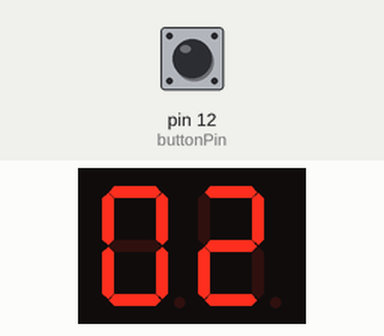
Simulated run of this sketch. Board: Arduino Uno, built with avr-gcc and run on an emulated ATmega328P. Shown: 2-digit seven-segment display. Wiring (inferred from the names in the program): 2-digit 7-segment display, segments lit when HIGH: segments pin 2, pin 3, pin 4, pin 5, pin 6, pin 7, pin 8, pin 13; digit selects pin 10, pin 11. Inputs (shaded band) come from the test bench; at power-on: pin 12 (buttonPin) LOW. The segment pins are drawn as the display they are named for.

Above: at 1.2 s.
1.3 s: pin 12 (buttonPin) pulled HIGH for 0.15 s
At 1.48 s:
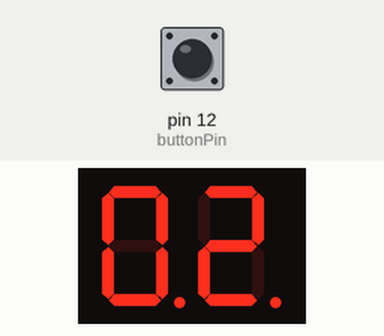
2.0 s: pin 12 (buttonPin) pulled HIGH for 1 s
At 2.7 s:
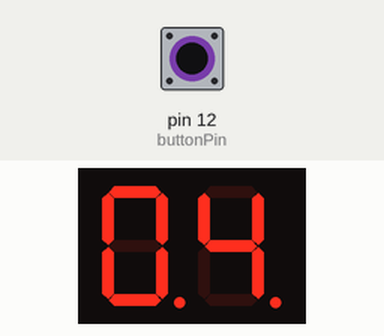
3.6 s: pin 12 (buttonPin) pulled HIGH for 0.15 s
At 3.78 s:
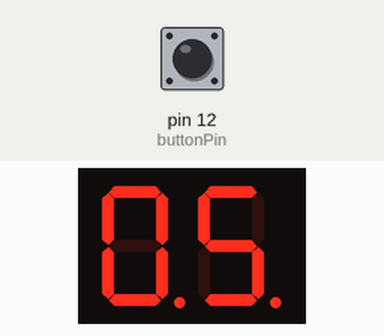
4.3 s: pin 12 (buttonPin) pulled HIGH for 1 s
At 5.2 s:
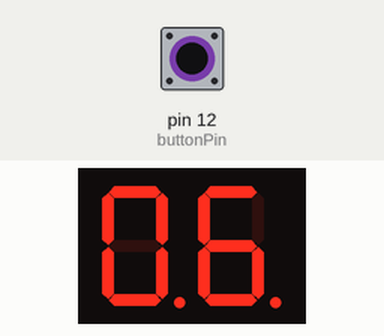
Timing chart, 0 to 6.9 s (numbered marks = the images above; inputs shaded):
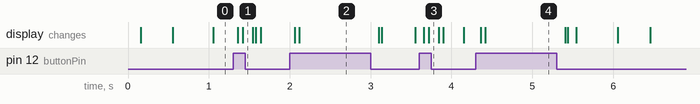

The sketch:

TareaContador.ino
```cpp
const int buttonPin = 12;
const int ledPin =  13;

int Estadobutton = 0;


int unidad=0;
int decena=0;
int conmutador=0;
int cont=0;

int var=0;
void setup() {
  pinMode(2, OUTPUT);  //seg a
  pinMode(3, OUTPUT);  //seg b
  pinMode(4, OUTPUT);  //seg c
  pinMode(5, OUTPUT);  //seg d
  pinMode(6, OUTPUT);  //seg e
  pinMode(7, OUTPUT);  //seg f
  pinMode(8, OUTPUT);  //seg g

  pinMode(10, OUTPUT);
  pinMode(11, OUTPUT);
  pinMode(ledPin, OUTPUT);
  pinMode(buttonPin, INPUT);
}

void loop() {
 delay(50);
 Estadobutton = digitalRead(buttonPin);
  if (Estadobutton == HIGH) {
    digitalWrite(ledPin, HIGH);
    encender();
  } else {
    digitalWrite(ledPin, LOW);
    cont++;
    encender();

  }

 }
void encender(){
  if (cont==9){ //secuencia en la que valida la pulsacion del boton esta relacionada con el delay al principio del loop
      cont=0;
      unidad=unidad+1;          // incrementa la unidad, primer 7seg
    if (unidad >= 10){
        decena=decena+1;      // incrementa la decena,  segundo 7seg
      unidad=0;
      if (decena>=10){
       decena=0;
      }
    }
 }


    if (conmutador == 0) {    // hace la multiplexacion conmutando entre los dos 7seg  izq y der
      digitalWrite(10, 1);    // enciende el derecho
      digitalWrite(11, 0);    // apaga el izquierdo
      var=unidad;             // iguala la variable que escribe el numero en el 7seg al valor de la unidad
      conmutador=1;           // cambia el conmutador para que en el siguiente ciclo cumpla la otra condicion

    }
    else{
     digitalWrite(10, 0);       // apaga el derecho
      digitalWrite(11, 1);      // enciende el izquierdo
      var=decena;               // iguala la variable que escribe el numero en el 7seg al valor de la decena
      conmutador=0;             // cambia el conmutador para que en el siguiente ciclo cumpla la otra condicion

    }
  switch (var) {
    case 1:                 //escribe en el 7seg el numero 1
      digitalWrite(2, 0);
      digitalWrite(3, 1);
      digitalWrite(4, 1);
      digitalWrite(5, 0);
      digitalWrite(6, 0);
      digitalWrite(7, 0);
      digitalWrite(8, 0);
     break;
    case 2:                //escribe en el 7seg el numero 2
      digitalWrite(2, 1);
      digitalWrite(3, 1);
      digitalWrite(4, 0);
      digitalWrite(5, 1);
      digitalWrite(6, 1);
      digitalWrite(7, 0);
      digitalWrite(8, 1);
     break;
    case 3:               //escribe en el 7seg el numero 3
       digitalWrite(2, 1);
       digitalWrite(3, 1);
       digitalWrite(4, 1);
       digitalWrite(5, 1);
       digitalWrite(6, 0);
       digitalWrite(7, 0);
       digitalWrite(8, 1);
      break;
    case 4:               //escribe en el 7seg el numero 4
      digitalWrite(2, 0);
      digitalWrite(3, 1);
      digitalWrite(4, 1);
      digitalWrite(5, 0);
      digitalWrite(6, 0);
      digitalWrite(7, 1);
      digitalWrite(8, 1);
     break;
    case 5:               //escribe en el 7seg el numero 5
      digitalWrite(2, 1);
      digitalWrite(3, 0);
      digitalWrite(4, 1);
      digitalWrite(5, 1);
      digitalWrite(6, 0);
      digitalWrite(7, 1);
      digitalWrite(8, 1);
     break;
    case 6:               //escribe en el 7seg el numero 6
      digitalWrite(2, 1);
      digitalWrite(3, 0);
      digitalWrite(4, 1);
      digitalWrite(5, 1);
      digitalWrite(6, 1);
      digitalWrite(7, 1);
      digitalWrite(8, 1);
     break;
    case 7:              //escribe en el 7seg el numero 7
      digitalWrite(2, 1);
      digitalWrite(3, 1);
      digitalWrite(4, 1);
      digitalWrite(5, 0);
      digitalWrite(6, 0);
      digitalWrite(7, 0);
      digitalWrite(8, 0);
     break;
    case 8:              //escribe en el 7seg el numero 8
      digitalWrite(2, 1);
      digitalWrite(3, 1);
      digitalWrite(4, 1);
      digitalWrite(5, 1);
      digitalWrite(6, 1);
      digitalWrite(7, 1);
      digitalWrite(8, 1);
      break;
    case 9:               //escribe en el 7seg el numero 9
      digitalWrite(2, 1);
      digitalWrite(3, 1);
      digitalWrite(4, 1);
      digitalWrite(5, 0);
      digitalWrite(6, 0);
      digitalWrite(7, 1);
      digitalWrite(8, 1);
     break;
    case 0:                //escribe en el 7seg el numero 0
       digitalWrite(2, 1);
       digitalWrite(3, 1);
       digitalWrite(4, 1);
       digitalWrite(5, 1);
       digitalWrite(6, 1);
       digitalWrite(7, 1);
       digitalWrite(8, 0);
      break;

    default:
    pausa();
 }

}
 void pausa(){

 }
```

Measured:
- after the input at 3.6 s, the display: first changes after 0.06 s (image 3 shows a later state)
